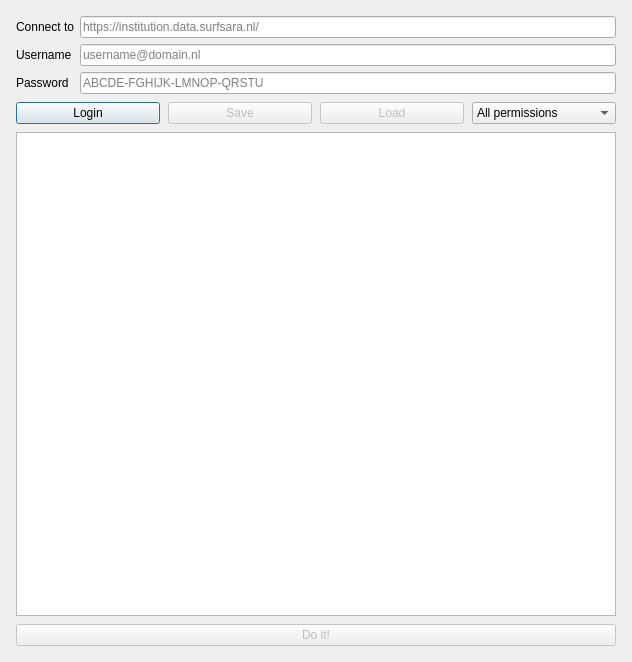
<?xml version="1.0" encoding="UTF-8"?>
<ui version="4.0">
 <class>Dialog</class>
 <widget class="QDialog" name="Dialog">
  <property name="geometry">
   <rect>
    <x>0</x>
    <y>0</y>
    <width>628</width>
    <height>662</height>
   </rect>
  </property>
  <property name="windowTitle">
   <string>Configurator</string>
  </property>
  <layout class="QHBoxLayout" name="horizontalLayout">
   <item>
    <layout class="QVBoxLayout" name="verticalLayout">
     <property name="spacing">
      <number>8</number>
     </property>
     <property name="leftMargin">
      <number>5</number>
     </property>
     <property name="topMargin">
      <number>5</number>
     </property>
     <property name="rightMargin">
      <number>5</number>
     </property>
     <property name="bottomMargin">
      <number>5</number>
     </property>
     <item>
      <layout class="QFormLayout" name="formLayout">
       <property name="horizontalSpacing">
        <number>6</number>
       </property>
       <property name="verticalSpacing">
        <number>6</number>
       </property>
       <item row="0" column="1">
        <widget class="QLineEdit" name="line_url">
         <property name="placeholderText">
          <string>https://institution.data.surfsara.nl/</string>
         </property>
        </widget>
       </item>
       <item row="0" column="0">
        <widget class="QLabel" name="lbl_url">
         <property name="text">
          <string>Connect to</string>
         </property>
        </widget>
       </item>
       <item row="1" column="1">
        <widget class="QLineEdit" name="line_username">
         <property name="inputMask">
          <string/>
         </property>
         <property name="placeholderText">
          <string>username@domain.nl</string>
         </property>
        </widget>
       </item>
       <item row="1" column="0">
        <widget class="QLabel" name="lbl_username">
         <property name="toolTip">
          <string>Username for FRD</string>
         </property>
         <property name="text">
          <string>Username</string>
         </property>
        </widget>
       </item>
       <item row="2" column="1">
        <widget class="QLineEdit" name="line_password">
         <property name="echoMode">
          <enum>QLineEdit::Password</enum>
         </property>
         <property name="placeholderText">
          <string>ABCDE-FGHIJK-LMNOP-QRSTU</string>
         </property>
        </widget>
       </item>
       <item row="2" column="0">
        <widget class="QLabel" name="lbl_password">
         <property name="toolTip">
          <string>WebDAV password for FRD</string>
         </property>
         <property name="text">
          <string>Password</string>
         </property>
        </widget>
       </item>
      </layout>
     </item>
     <item>
      <layout class="QHBoxLayout" name="horizontalLayout_3">
       <item>
        <widget class="QPushButton" name="btn_login">
         <property name="toolTip">
          <string>Log in to Fontys Research Drive</string>
         </property>
         <property name="text">
          <string>Login</string>
         </property>
        </widget>
       </item>
       <item>
        <widget class="QPushButton" name="btn_save">
         <property name="enabled">
          <bool>false</bool>
         </property>
         <property name="toolTip">
          <string>Save username and password to a .env file</string>
         </property>
         <property name="text">
          <string>Save</string>
         </property>
        </widget>
       </item>
       <item>
        <widget class="QPushButton" name="btn_load">
         <property name="enabled">
          <bool>false</bool>
         </property>
         <property name="toolTip">
          <string>Load folder structure from spreadsheet file</string>
         </property>
         <property name="text">
          <string>Load</string>
         </property>
        </widget>
       </item>
       <item>
        <widget class="QComboBox" name="box_permission">
         <property name="toolTip">
          <string>Permission level of the shares in increasing order</string>
         </property>
         <property name="statusTip">
          <string/>
         </property>
         <property name="currentIndex">
          <number>6</number>
         </property>
         <item>
          <property name="text">
           <string>Read</string>
          </property>
         </item>
         <item>
          <property name="text">
           <string>Update</string>
          </property>
         </item>
         <item>
          <property name="text">
           <string>Create</string>
          </property>
         </item>
         <item>
          <property name="text">
           <string>Delete</string>
          </property>
         </item>
         <item>
          <property name="text">
           <string>Read/write</string>
          </property>
         </item>
         <item>
          <property name="text">
           <string>Share</string>
          </property>
         </item>
         <item>
          <property name="text">
           <string>All permissions</string>
          </property>
         </item>
        </widget>
       </item>
      </layout>
     </item>
     <item>
      <widget class="QTextBrowser" name="text_browser">
       <property name="minimumSize">
        <size>
         <width>600</width>
         <height>0</height>
        </size>
       </property>
      </widget>
     </item>
     <item>
      <widget class="QPushButton" name="btn_doit">
       <property name="enabled">
        <bool>false</bool>
       </property>
       <property name="toolTip">
        <string>Try to make folders on FRD</string>
       </property>
       <property name="text">
        <string>Do it!</string>
       </property>
      </widget>
     </item>
    </layout>
   </item>
  </layout>
 </widget>
 <tabstops>
  <tabstop>btn_login</tabstop>
  <tabstop>btn_save</tabstop>
  <tabstop>btn_load</tabstop>
  <tabstop>box_permission</tabstop>
  <tabstop>text_browser</tabstop>
  <tabstop>btn_doit</tabstop>
 </tabstops>
 <resources>
  <include location="../3766a37a/resources.qrc"/>
 </resources>
 <connections/>
</ui>
